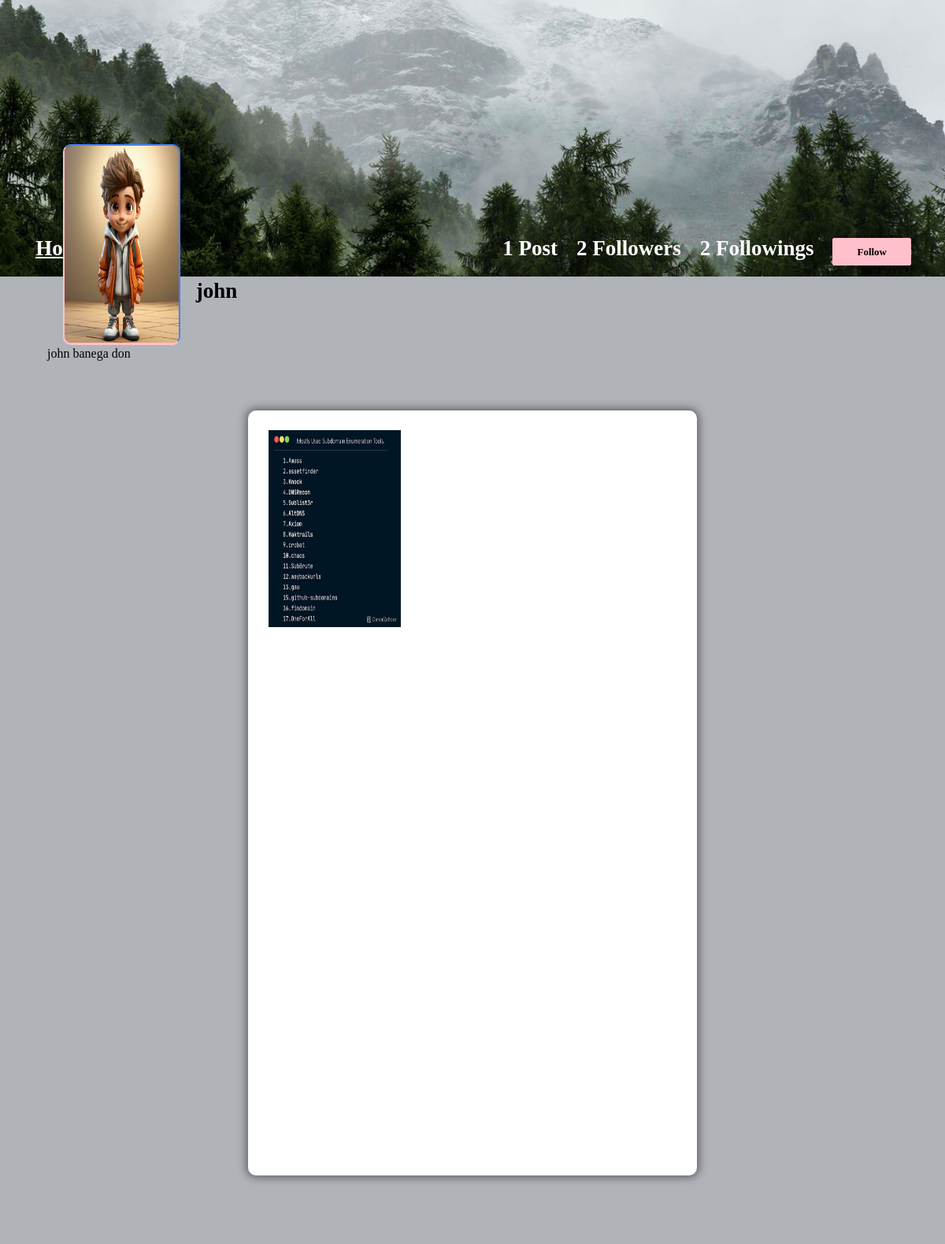
/profile/john (signed in), run on an earlier commit of the app's database.
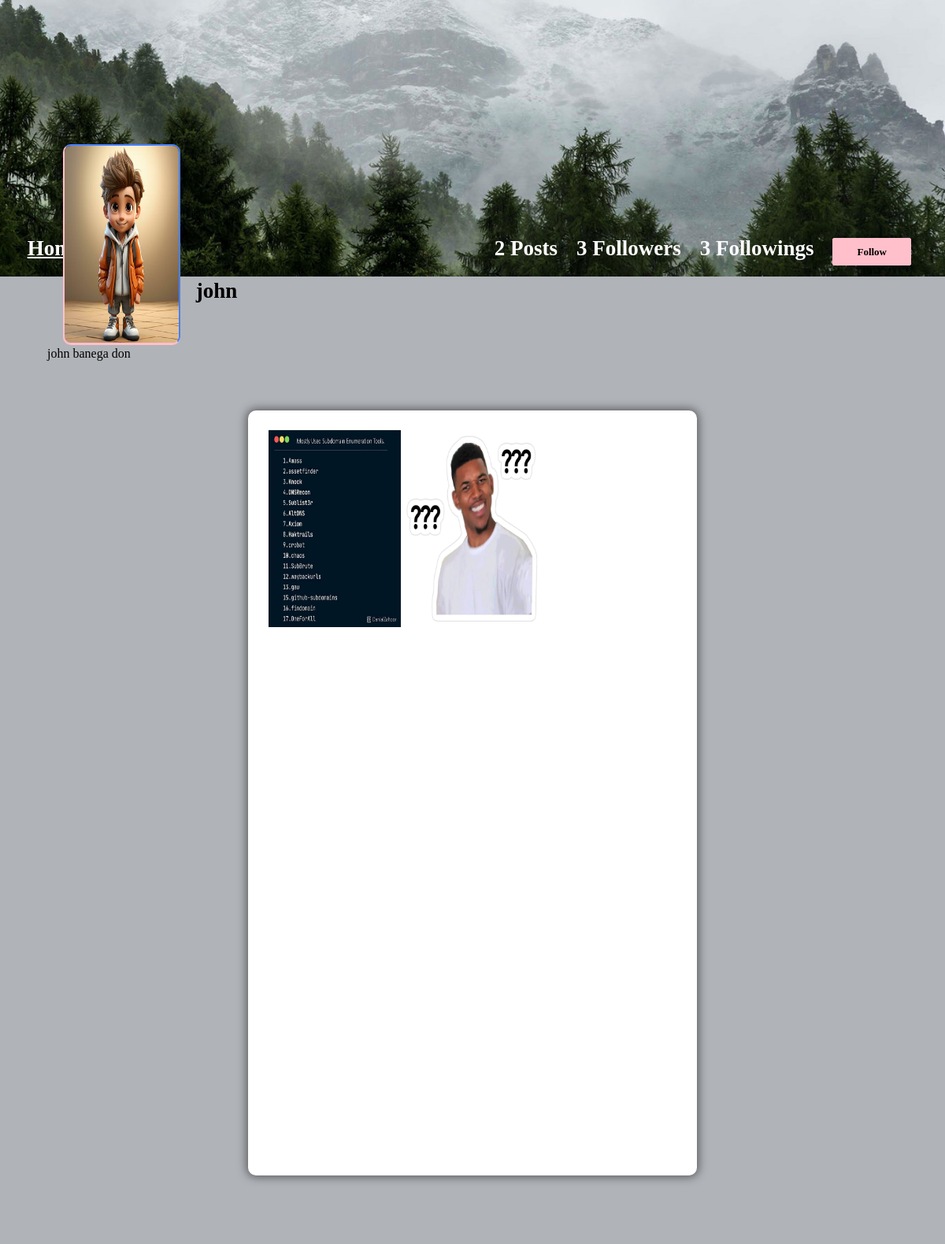
And on a later commit of the database.
### core/models.py (models this page shows, shortened)
class Post(models.Model):
    id = models.UUIDField(primary_key=True, default=uuid.uuid4)
    user = models.CharField(max_length=100)
    image = models.ImageField(upload_to='post_images')
    caption = models.TextField()
    created_at = models.DateTimeField(default=datetime.now)
    no_of_likes = models.IntegerField(default=0)

### core/views.py (the view)
# urls.py: path('profile/<str:pk>', views.profile, name='profile'),
@login_required(login_url='signin')
def profile(request, pk):
    user_object = User.objects.get(username=pk)
    user_profile = Profile.objects.get(user=user_object)
    user_posts = Post.objects.filter(user=pk)
    user_post_length = len(user_posts) # for no of posts
    follower = request.user.username
    user = pk
    if FollowersCount.objects.filter(follower=follower, user=user).first():
        button_text = 'Unfollow'
    else:
        button_text = 'Follow'
    user_followers = len(FollowersCount.objects.filter(user=pk))
    user_following = len(FollowersCount.objects.filter(follower=pk))
    context = {
        'user_object' : user_object,
        'user_profile' : user_profile,
        'user_posts' : user_posts,
        'user_post_length' : user_post_length,
        'button_text' : button_text,
        'user_followers' : user_followers,
        'user_following' : user_following,
    }
    return render(request, 'profile.html',context)

### templates/profile.html (shortened to what this page needs)
{% load static %}
<!DOCTYPE html>
<html lang="en">
<head>
    <link rel="stylesheet" href="{% static 'css/main.min.css' %}">
    <link rel="stylesheet" href="{% static 'css/style.css' %}">
    <link rel="stylesheet" href="{% static 'css/color.css' %}">
    <link rel="stylesheet" href="{% static 'css/responsive.css' %}">
</head>
<body>
	<section>
			<div class="feature-photo">
				<figure><img src="{% static 'images/timeline-1.jpg' %}" alt=""></figure>
				<form action="/follow" method="POST" >
					<div class="add-btn">
					<span style="color: white; font-size: 27px; margin-right: 520px;"><b><u><a href="/">Home</a></u></b></span>
					{% if user_post_length == 0 %}
					<span style="color: white; font-size: 27px;"><b>No Post</b></span>
					{% elif user_post_length == 1 %}
					<span style="color: white; font-size: 27px;"><b>{{user_post_length}} Post</b></span>
					{% else %}
					<span style="color: white; font-size: 27px;"><b>{{user_post_length}} Posts</b></span>
					{% endif %}
					{% if user_followers == 0 or user_followers == 1 %}
					<span style="color: white; font-size: 27px;"><b>{{user_followers}} Follower</b></span>
					{% else %}
					<span style="color: white; font-size: 27px;"><b>{{user_followers}} Followers</b></span>
					{% endif %}
					{% if user_following == 0 or user_following == 1 %}
					<span style="color: white; font-size: 27px;"><b>{{user_following}} Following</b></span>
					{% else %}
					<span style="color: white; font-size: 27px;"><b>{{user_following}} Followings</b></span>
					{% endif %}
					{% if user_object.username == user.username %}
					<a href="/settings">Account Settings</a>
					{% else %}
					<a data-ripple=""><button type="submit" style="background-color: #ffc0cb; border: #ffc0cb;">{{button_text}}</button></a>
					{% endif %}
					</div>
				</form>
				<div class="container-fluid">
					<div class="row merged">
						<div class="col-lg-2 col-sm-3">
							<div class="user-avatar">
								<figure>
									<a href="{{user_profile.profileimg.url}}">
									<img src="{{user_profile.profileimg.url}}" style="height: 250px; width: 100%;" alt="">
								</a>
								</figure>
							</div>
						</div>
						<div class="col-lg-10 col-sm-9">
							<div class="timeline-info">
								<ul>
									<li class="admin-name">
									  <h5 style="color: black;white-space: nowrap; width: 110px; font-size: 27px;"><b>{{user_profile.user.username}}</b></h5>
									</li>
								</ul>
							</div>
						</div>
					</div>
				</div>
			</div>
		</section>
		<section>
			<div class="bio">
				{{user_profile.bio}}
			</div>
		</section>
	<section>
		<div class="gap gray-bg">
			<div class="container-fluid">
				<div class="row">
					<div class="col-lg-12">
						<div class="row" id="page-contents">
							<div class="col-lg-3">
								<aside class="sidebar static">
								</aside>
							</div>
							<div class="col-lg-6">
								<div class="central-meta">
									<ul class="photos">
										{% for post in user_posts %}
										<li>
											<a class="strip" href="{{post.image.url}}" title="" data-strip-group="mygroup" data-strip-group-options="loop: false">
												<img src="{{post.image.url}}" style="height: 250px; width: 300px;" alt=""></a>
										</li>
										{% endfor %}
									</ul>
								</div>
							</div>
							<div class="col-lg-3">
								<aside class="sidebar static">
								</aside>
							</div>
						</div>
					</div>
				</div>
			</div>
		</div>
	</section>
</body>
</html>

What changed in the data, as far as the page shows it:
added Post: image (picture)
Also different on the page:
{{ user_post_length }}: (not shown) → "2"
{{ user_followers }}: "2" → "3"
{{ user_following }}: "2" → "3"
{{ user_post_length }}: "1" → (not shown)
text no longer shown: "Post"
text now shown: "Posts"
